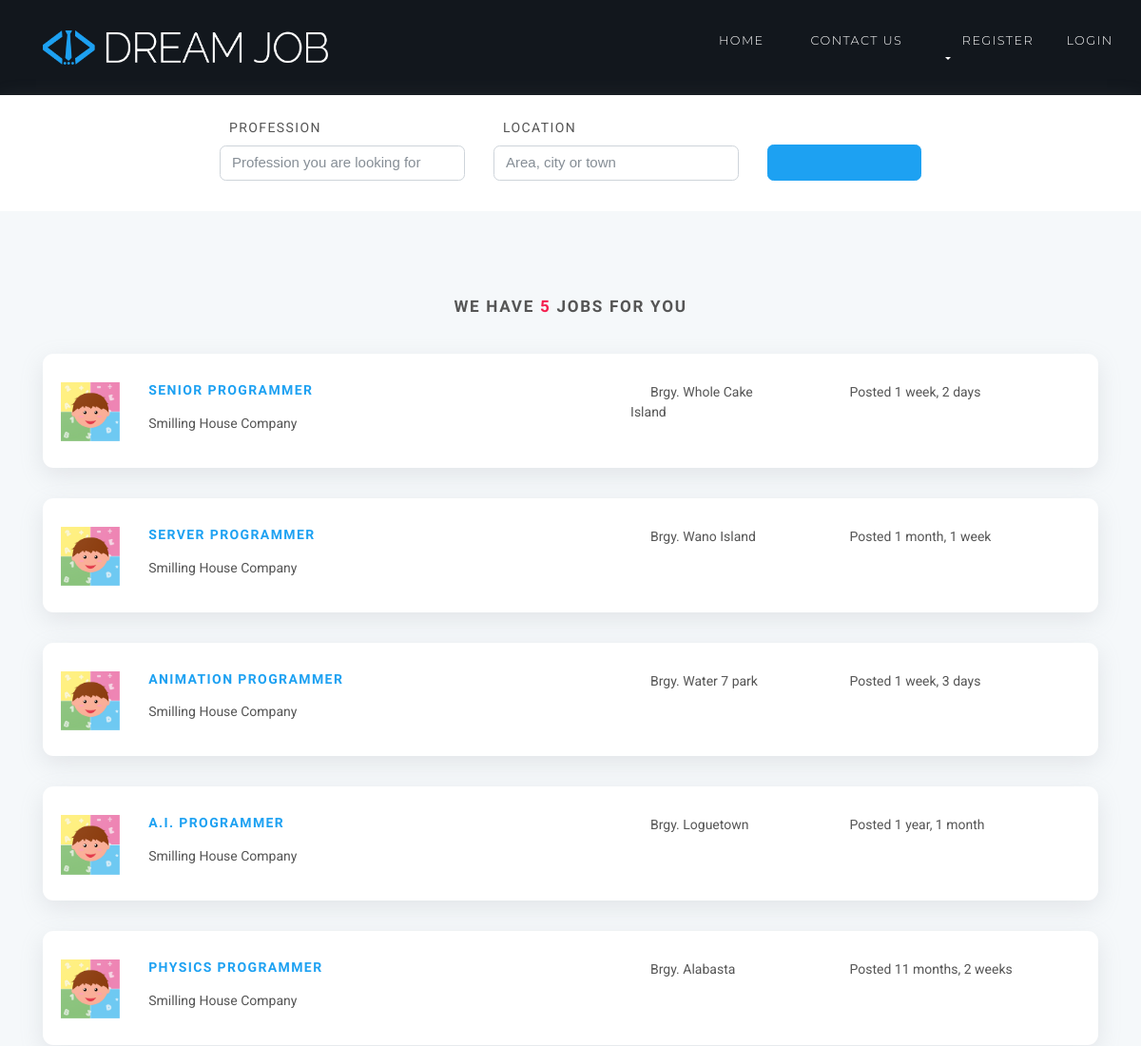
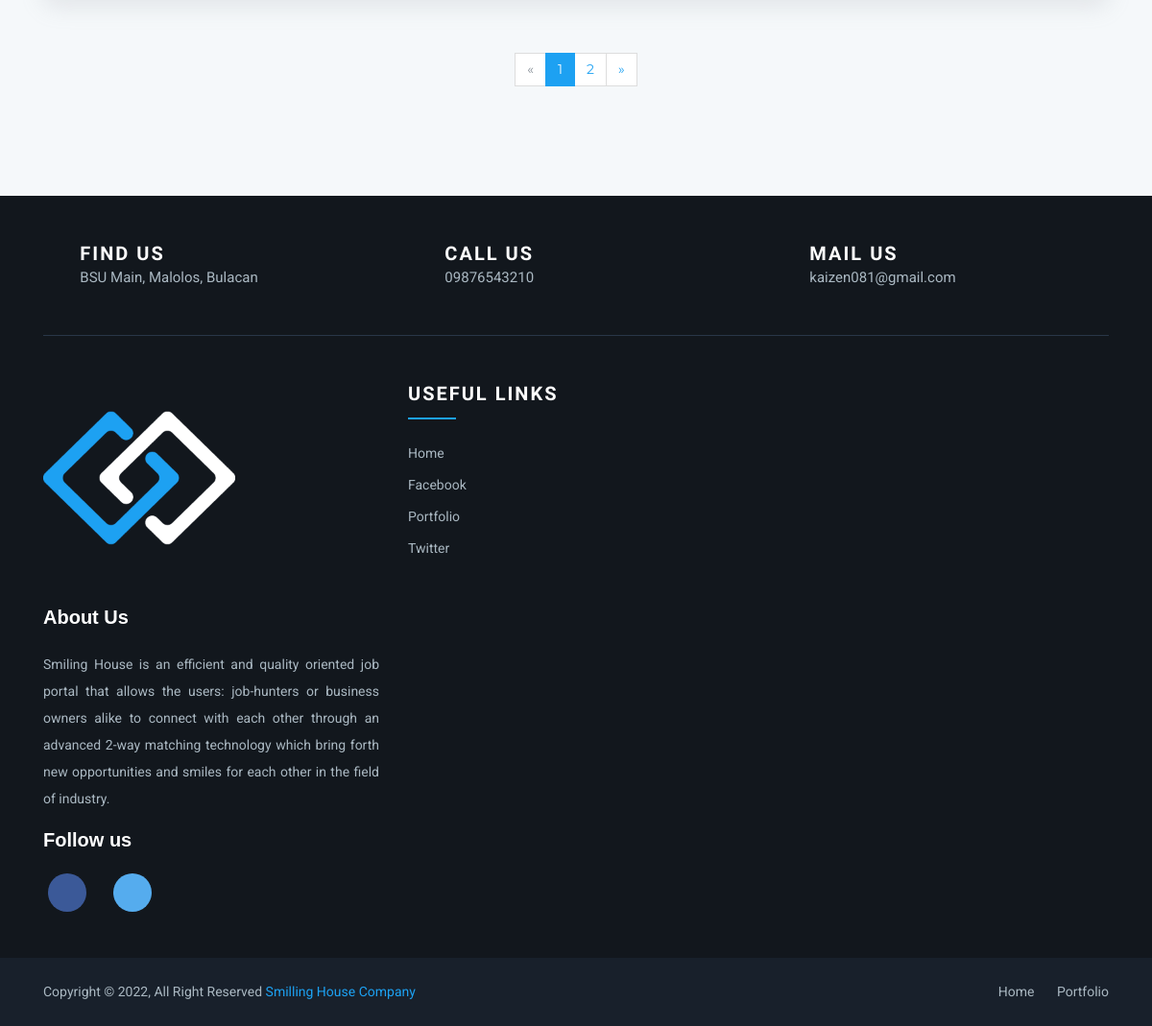
Page /jobs on the committed database (2 pictures, top to bottom).
### jobsapp/models.py (models this page shows, shortened)
class Job(models.Model):
    user = models.ForeignKey(User, on_delete=models.CASCADE)
    title = models.CharField(max_length=300)
    description = models.TextField()
    location = models.CharField(max_length=150)
    type = models.CharField(choices=JOB_TYPE, max_length=10)
    category = models.CharField(max_length=100)
    last_date = models.DateTimeField()
    company_name = models.CharField(max_length=100)
    company_description = models.CharField(max_length=300)
    website = models.CharField(max_length=100, default="")
    created_at = models.DateTimeField(default=timezone.now)
    filled = models.BooleanField(default=False)

### jobsapp/views/home.py (the view)
# urls.py: path('jobs', JobListView.as_view(), name='jobs'),
class JobListView(ListView):
    model = Job
    template_name = 'jobs/jobs.html'
    context_object_name = 'jobs'
    paginate_by = 5

### templates/jobs/jobs.html (shortened to what this page needs)
{% extends 'base.html' %}
{% load static %}
{% block content %}
    <section class="job-form-section job-form-section--compressed">
        <div class="container job-form-section-inner">
            <form id="job-main-form" method="get" action="#" class="job-main-form">
                <div class="controls">
                    <div class="row align-items-end">
                        <div class="col-sm-1 col-lg-2"></div>
                        <div class="col-sm-5 col-lg-3 form-group">
                            <label for="profession">Profession</label>
                            <input type="text" id="profession" name="profession"
                                   placeholder="Profession you are looking for" class="form-control">
                        </div>
                        <div class="col-sm-5 col-lg-3 form-group">
                            <label for="location">Location</label>
                            <input type="text" id="location" name="location" placeholder="Area, city or town"
                                   class="form-control">
                        </div>
                        <div class="col-sm-1 col-lg-2 form-group">
                            <button type="submit" name="name" class="btn btn-outline-blue-primary job-main-form__button">
                                <i class="fa fa-search"></i>
                            </button>
                        </div>
                        <div class="col-sm-1 col-lg-2"></div>
                    </div>
                </div>
            </form>
        </div>
    </section>
    <section class="found-jobs-section">
        <div class="container">
            <h4 class="heading">We have <span class="accent">{{ jobs.count }}</span> jobs for you</h4>
            {% for job in jobs %}
                <div class="job-listing  ">
                    <div class="row">
                        <div class="col-md-12 col-lg-6">
                            <div class="row">
                                <div class="col-2">
                                    <img src="{% static 'img/test_logo.png' %}"
                                         alt="Company Logo " class="img-fluid">
                                </div>
                                <div class="col-10">
                                    <h5 class="job__title"><a
                                            href="{% url 'jobs:jobs-detail' job.id %}">{{ job.title }}</a></h5>
                                    <p class="job__company">
                                        {{ job.company_name }}
                                    </p>
                                </div>
                            </div>
                        </div>
                        <div class="col-10 col-md-3 col-lg-2 ml-auto"><i class="fa fa-map-marker job__location"></i>
                            {{ job.location }}
                        </div>
                        <div class="col-10 col-md-3 col-lg-3 ml-auto">
                            <p>Posted {{ job.created_at|timesince }}</p>
                        </div>
                    </div>
                </div>
            {% endfor %}
            {% if is_paginated %}
                <div class="row">
                    <div class="col-md-12">
                        <nav aria-label="Page navigation example" class="d-flex justify-content-center mt-4 mb-4">
                            <ul class="pagination">
                                {% if page_obj.has_previous %}
                                    <li class="page-item">
                                        <a href="?page={{ page_obj.previous_page_number }}"
                                           class="page-link">&laquo;</a>
                                    </li>
                                {% else %}
                                    <li class="page-item disabled">
                                        <a class="page-link">&laquo;</a>
                                    </li>
                                {% endif %}
                                {% for i in page_obj.paginator.page_range %}
                                    {% if page_obj.number == i %}
                                        <li class="page-item active">
                                            <a class="page-link">{{ i }}</a>
                                        </li>
                                    {% else %}
                                        <li class="page-item">
                                            <a href="?page={{ i }}" class="page-link">{{ i }}</a>
                                        </li>
                                    {% endif %}
                                {% endfor %}
                                {% if page_obj.has_next %}
                                    <li class="page-item">
                                        <a href="?page={{ page_obj.next_page_number }}" class="page-link">&raquo;</a>
                                    </li>
                                {% else %}
                                    <li class="page-item disabled">
                                        <a class="page-link">&raquo;</a>
                                    </li>
                                {% endif %}
                            </ul>
                        </nav>
                    </div>
                </div>
            {% endif %}
        </div>
    </section>
{% endblock %}

### templates/base.html (shortened to what this page needs)
{% load static %}
<!DOCTYPE html>
<html>
<head>
   <link rel="stylesheet"
          href="{% static 'vendor/bootstrap/css/bootstrap.min.css' %}">
    <link rel="stylesheet"
          href="{% static 'vendor/font-awesome/css/font-awesome.min.css' %}">
    <link rel="stylesheet"
          href="{% static 'vendor/owl.carousel/assets/owl.carousel.css' %}">
    <link rel="stylesheet"
          href="{% static 'vendor/owl.carousel/assets/owl.theme.default.css' %}">
    <link rel="stylesheet" href="{% static 'css/style.default.css' %}"
          id="theme-stylesheet">
    <link rel="stylesheet" href="{% static 'css/custom.css' %}">
</head>
<body>
<header class="header">
    <nav class="navbar navbar-expand-lg bg-dark-custom">
        <div class="container">
            <a href="/" class="navbar-brand">
                <img src="{% static 'img/logo3.png' %}" alt="logo" class="d-none d-lg-block">
            </a>
            <div id="navbarSupportedContent" class="collapse navbar-collapse">
                <ul class="navbar-nav">
                    <li class="nav-item">
                        <a href="/" class="nav-link">Home <i class="fa fa-home" aria-hidden="true"></i></a>
                    </li>
                    <li class="nav-item">
                        <a href="#contact" class="nav-link">Contact Us<i class="fa fa-envelope"></i></a>
                    </li>
                    {% if request.user.is_authenticated and request.user.role == 'employer' %}
                        <li class="nav-item dropdown">
                            <a id="clientZone" href="#" data-toggle="dropdown"
                               aria-haspopup="true" aria-expanded="false"
                               class="nav-link dropdown-toggle has-img mb-3 mb-lg-0 mt-3 mt-lg-0">
                                <div class="client-menu-image">
                                    <div class="inner">
                                        <img src='{% static 'img/avatar.png' %}'
                                             alt="company image"
                                             class="img-fluid">
                                    </div>
                                </div>
                                {% if request.user.role == 'employee' %}
                                    {{ request.user.first_name }} {{ request.user.last_name }}
                                {% else %}
                                    {{ request.user.first_name }}
                                {% endif %}
                            </a>
                            <div aria-labelledby="clientZone" class="dropdown-menu">
                                <a href="{% url 'jobs:employer-dashboard' %}" class="dropdown-item">Dashboard</a>
                                <a href="{% url 'jobs:employer-all-applicants' %}" class="dropdown-item">Applicants </a>
                                <a href="{% url 'jobs:employer-jobs-create' %}" class="dropdown-item">Post new
                                    job </a>
                                <a href="{% url 'accounts:logout' %}" class="dropdown-item">Logout</a>
                            </div>
                        </li>
                    {% else %}
                        <li class="nav-item dropdown">
                            <a id="pages" href="#" data-toggle="dropdown" aria-haspopup="true" aria-expanded="false"
                               class="nav-link dropdown-toggle"><i class="fa fa-signing"></i>Register
                            </a>
                        </li>
                        <li class="nav-item" style="color: #fff">
                            <a href="{% url 'accounts:login' %}" class="nav-link">Login<i class="fa fa-sign-in" aria-hidden="true"></i>
                            </a>
                        </li>
                    {% endif %}
                </ul>
            </div>
        </div>
    </nav>
</header>
<div>
    {% block content %} {% endblock %}
</div>
<footer class="footer-section">
    <div id="contact" class="container">
        <div class="footer-cta pt-5 pb-5">
            <div class="row">
                <div class="col-xl-4 col-md-4 mb-30">
                    <div class="single-cta">
                        <i class="fa fa-map-marker" aria-hidden="true"></i>
                        <div class="cta-text">
                            <h4>Find us</h4>
                            <span>BSU Main, Malolos, Bulacan</span>
                        </div>
                    </div>
                </div>
                <div class="col-xl-4 col-md-4 mb-30">
                    <div class="single-cta">
                        <i class="fa fa-phone"></i>
                        <div class="cta-text">
                            <h4>Call us</h4>
                            <span>09876543210</span>
                        </div>
                    </div>
                </div>
                <div class="col-xl-4 col-md-4 mb-30">
                    <div class="single-cta">
                        <i class="fa fa-envelope-open"></i>
                        <div class="cta-text">
                            <h4>Mail us</h4>
                            <span>kaizen081@gmail.com</span>
                        </div>
                    </div>
                </div>
            </div>
        </div>
        <div class="footer-content pt-5 pb-5">
            <div class="row">
                <div class="col-xl-4 col-lg-4 mb-50">
                    <div class="footer-widget">
                        <div class="footer-logo">
                            <a href="index.html"><img src="{% static 'img/redandblacklogo.png' %}" class="img-fluid" alt="logo"></a>
                        </div>
                        <div class="footer-text">
                             <div class="footer-social-icon">
                            <span>About Us</span>
                             </div>
                            <p>
                                Smiling House is an efficient and quality oriented job portal that allows the users: job-hunters or business owners alike
                                to connect with each other through an advanced 2-way matching technology which bring forth new opportunities and smiles for
                                each other in the field of industry. </p>
                        </div>
                        <div class="footer-social-icon">
                            <span>Follow us</span>
                            <a href="#"><i class="fa fa-facebook-f facebook-bg"></i></a>
                            <a href="#"><i class="fa fa-twitter twitter-bg"></i></a>
                        </div>
                    </div>
                </div>
                <div class="col-xl-4 col-lg-4 col-md-6 mb-30">
                    <div class="footer-widget">
                        <div class="footer-widget-heading">
                            <h3>Useful Links</h3>
                        </div>
                        <ul>
                            <li><a href="#">Home</a></li>
                            <li><a href="#">Facebook</a></li>
                            <li><a href="#">portfolio</a></li>
                            <li><a href="#">Twitter</a></li>
                        </ul>
                    </div>
                </div>
            </div>
        </div>
    </div>
    <div class="copyright-area">
        <div class="container">
            <div class="row">
                <div class="col-xl-6 col-lg-6 text-center text-lg-left">
                    <div class="copyright-text">
                        <p>Copyright &copy; 2022, All Right Reserved <a href="https://kaizen081.itch.io/learning-is-fun">Smilling House Company</a></p>
                    </div>
                </div>
                <div class="col-xl-6 col-lg-6 d-none d-lg-block text-right">
                    <div class="footer-menu">
                        <ul>
                            <li><a href="#">Home</a></li>
                            <li><a href="#">Portfolio</a></li>
                        </ul>
                    </div>
                </div>
            </div>
        </div>
    </div>
</footer>
</body>
</html>

### rows in the picture
Job: title "SENIOR PROGRAMMER", company_name "Smilling House Company", location "Brgy. Whole Cake Island", created_at "1 week, 2 days"
Job: title "SERVER PROGRAMMER", company_name "Smilling House Company", location "Brgy. Wano Island", created_at "1 month, 1 week"
Job: title "ANIMATION PROGRAMMER", company_name "Smilling House Company", location "Brgy. Water 7 park", created_at "1 week, 3 days"
Job: title "A.I. PROGRAMMER", company_name "Smilling House Company", location "Brgy. Loguetown", created_at "1 year, 1 month"
Job: title "PHYSICS PROGRAMMER", company_name "Smilling House Company", location "Brgy. Alabasta", created_at "11 months, 2 weeks"

### other values in the picture
{{ jobs.count }} "5"
{{ i }} "1"
{{ i }} "2"
